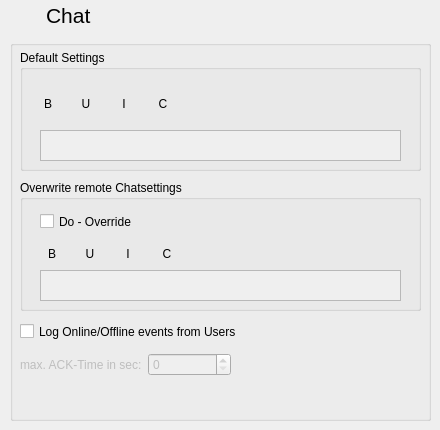
      <widget class="QWidget" name="chat_Page">
       <widget class="QWidget" name="layoutWidget_4">
        <property name="geometry">
         <rect>
          <x>10</x>
          <y>0</y>
          <width>81</width>
          <height>31</height>
         </rect>
        </property>
        <layout class="QGridLayout" name="gridLayout_8">
         <item row="0" column="0">
          <widget class="QLabel" name="label_33">
           <property name="text">
            <string/>
           </property>
           <property name="pixmap">
            <pixmap resource="resourcen.qrc">:/icons/mail_unread_new.png</pixmap>
           </property>
          </widget>
         </item>
         <item row="0" column="1">
          <widget class="QLabel" name="label_34">
           <property name="text">
            <string>&lt;!DOCTYPE HTML PUBLIC &quot;-//W3C//DTD HTML 4.0//EN&quot; &quot;http://www.w3.org/TR/REC-html40/strict.dtd&quot;&gt;
&lt;html&gt;&lt;head&gt;&lt;meta name=&quot;qrichtext&quot; content=&quot;1&quot; /&gt;&lt;style type=&quot;text/css&quot;&gt;
p, li { white-space: pre-wrap; }
&lt;/style&gt;&lt;/head&gt;&lt;body style=&quot; font-family:'Sans Serif'; font-size:9pt; font-weight:400; font-style:normal;&quot;&gt;
&lt;p style=&quot; margin-top:12px; margin-bottom:12px; margin-left:0px; margin-right:0px; -qt-block-indent:0; text-indent:0px; font-family:'MS Shell Dlg 2'; font-size:8pt;&quot;&gt;&lt;span style=&quot; font-size:16pt;&quot;&gt;Chat&lt;/span&gt;&lt;/p&gt;&lt;/body&gt;&lt;/html&gt;</string>
           </property>
          </widget>
         </item>
        </layout>
       </widget>
       <widget class="QGroupBox" name="groupBox_18">
        <property name="geometry">
         <rect>
          <x>10</x>
          <y>40</y>
          <width>421</width>
          <height>381</height>
         </rect>
        </property>
        <property name="title">
         <string/>
        </property>
        <widget class="QGroupBox" name="groupBox_24">
         <property name="geometry">
          <rect>
           <x>10</x>
           <y>10</y>
           <width>401</width>
           <height>121</height>
          </rect>
         </property>
         <property name="title">
          <string>Default Settings</string>
         </property>
         <widget class="QTextEdit" name="txtShowCurrentChatStyle">
          <property name="enabled">
           <bool>false</bool>
          </property>
          <property name="geometry">
           <rect>
            <x>20</x>
            <y>80</y>
            <width>361</width>
            <height>31</height>
           </rect>
          </property>
          <property name="focusPolicy">
           <enum>Qt::NoFocus</enum>
          </property>
          <property name="contextMenuPolicy">
           <enum>Qt::NoContextMenu</enum>
          </property>
          <property name="acceptDrops">
           <bool>false</bool>
          </property>
         </widget>
         <widget class="QToolButton" name="cmdUnderChat">
          <property name="enabled">
           <bool>true</bool>
          </property>
          <property name="geometry">
           <rect>
            <x>50</x>
            <y>40</y>
            <width>32</width>
            <height>28</height>
           </rect>
          </property>
          <property name="minimumSize">
           <size>
            <width>28</width>
            <height>28</height>
           </size>
          </property>
          <property name="toolTip">
           <string>Underline</string>
          </property>
          <property name="text">
           <string>U</string>
          </property>
          <property name="icon">
           <iconset resource="resourcen.qrc">
            <normaloff>:/icons/textunder.png</normaloff>:/icons/textunder.png</iconset>
          </property>
          <property name="iconSize">
           <size>
            <width>22</width>
            <height>22</height>
           </size>
          </property>
          <property name="checkable">
           <bool>true</bool>
          </property>
          <property name="autoRaise">
           <bool>true</bool>
          </property>
         </widget>
         <widget class="QToolButton" name="cmdItalicChat">
          <property name="enabled">
           <bool>true</bool>
          </property>
          <property name="geometry">
           <rect>
            <x>88</x>
            <y>40</y>
            <width>32</width>
            <height>28</height>
           </rect>
          </property>
          <property name="minimumSize">
           <size>
            <width>28</width>
            <height>28</height>
           </size>
          </property>
          <property name="toolTip">
           <string>Italic</string>
          </property>
          <property name="text">
           <string>I</string>
          </property>
          <property name="icon">
           <iconset resource="resourcen.qrc">
            <normaloff>:/icons/textitalic.png</normaloff>:/icons/textitalic.png</iconset>
          </property>
          <property name="iconSize">
           <size>
            <width>22</width>
            <height>22</height>
           </size>
          </property>
          <property name="checkable">
           <bool>true</bool>
          </property>
          <property name="autoRaise">
           <bool>true</bool>
          </property>
         </widget>
         <widget class="QToolButton" name="cmdBoldChat">
          <property name="enabled">
           <bool>true</bool>
          </property>
          <property name="geometry">
           <rect>
            <x>12</x>
            <y>40</y>
            <width>32</width>
            <height>28</height>
           </rect>
          </property>
          <property name="minimumSize">
           <size>
            <width>28</width>
            <height>28</height>
           </size>
          </property>
          <property name="toolTip">
           <string>Bold</string>
          </property>
          <property name="text">
           <string>B</string>
          </property>
          <property name="icon">
           <iconset resource="resourcen.qrc">
            <normaloff>:/icons/textbold.png</normaloff>:/icons/textbold.png</iconset>
          </property>
          <property name="iconSize">
           <size>
            <width>22</width>
            <height>22</height>
           </size>
          </property>
          <property name="checkable">
           <bool>true</bool>
          </property>
          <property name="autoRaise">
           <bool>true</bool>
          </property>
         </widget>
         <widget class="QToolButton" name="cmdFontChat">
          <property name="enabled">
           <bool>true</bool>
          </property>
          <property name="geometry">
           <rect>
            <x>166</x>
            <y>40</y>
            <width>28</width>
            <height>28</height>
           </rect>
          </property>
          <property name="minimumSize">
           <size>
            <width>28</width>
            <height>28</height>
           </size>
          </property>
          <property name="maximumSize">
           <size>
            <width>28</width>
            <height>28</height>
           </size>
          </property>
          <property name="toolTip">
           <string>Font</string>
          </property>
          <property name="text">
           <string/>
          </property>
          <property name="icon">
           <iconset resource="resourcen.qrc">
            <normaloff>:/icons/application-x-font-afm.png</normaloff>:/icons/application-x-font-afm.png</iconset>
          </property>
          <property name="iconSize">
           <size>
            <width>22</width>
            <height>22</height>
           </size>
          </property>
          <property name="autoRaise">
           <bool>true</bool>
          </property>
         </widget>
         <widget class="QToolButton" name="cmdColorChat">
          <property name="enabled">
           <bool>true</bool>
          </property>
          <property name="geometry">
           <rect>
            <x>126</x>
            <y>40</y>
            <width>34</width>
            <height>28</height>
           </rect>
          </property>
          <property name="minimumSize">
           <size>
            <width>28</width>
            <height>28</height>
           </size>
          </property>
          <property name="toolTip">
           <string>Color</string>
          </property>
          <property name="text">
           <string>C</string>
          </property>
          <property name="icon">
           <iconset resource="resourcen.qrc">
            <normaloff>:/icons/format-text-color.png</normaloff>:/icons/format-text-color.png</iconset>
          </property>
          <property name="iconSize">
           <size>
            <width>24</width>
            <height>24</height>
           </size>
          </property>
          <property name="autoRaise">
           <bool>true</bool>
          </property>
         </widget>
        </widget>
        <widget class="QGroupBox" name="groupBox_25">
         <property name="geometry">
          <rect>
           <x>10</x>
           <y>140</y>
           <width>401</width>
           <height>131</height>
          </rect>
         </property>
         <property name="title">
          <string>Overwrite remote Chatsettings</string>
         </property>
         <widget class="QCheckBox" name="chatOverrideBox">
          <property name="geometry">
           <rect>
            <x>20</x>
            <y>30</y>
            <width>108</width>
            <height>23</height>
           </rect>
          </property>
          <property name="text">
           <string>Do - Override</string>
          </property>
         </widget>
         <widget class="QToolButton" name="cmdOverwriteUnderChat">
          <property name="enabled">
           <bool>true</bool>
          </property>
          <property name="geometry">
           <rect>
            <x>54</x>
            <y>60</y>
            <width>32</width>
            <height>28</height>
           </rect>
          </property>
          <property name="minimumSize">
           <size>
            <width>28</width>
            <height>28</height>
           </size>
          </property>
          <property name="toolTip">
           <string>Underline</string>
          </property>
          <property name="text">
           <string>U</string>
          </property>
          <property name="icon">
           <iconset resource="resourcen.qrc">
            <normaloff>:/icons/textunder.png</normaloff>:/icons/textunder.png</iconset>
          </property>
          <property name="iconSize">
           <size>
            <width>22</width>
            <height>22</height>
           </size>
          </property>
          <property name="checkable">
           <bool>true</bool>
          </property>
          <property name="autoRaise">
           <bool>true</bool>
          </property>
         </widget>
         <widget class="QToolButton" name="cmdOverwriteItalicChat">
          <property name="enabled">
           <bool>true</bool>
          </property>
          <property name="geometry">
           <rect>
            <x>92</x>
            <y>60</y>
            <width>32</width>
            <height>28</height>
           </rect>
          </property>
          <property name="minimumSize">
           <size>
            <width>28</width>
            <height>28</height>
           </size>
          </property>
          <property name="toolTip">
           <string>Italic</string>
          </property>
          <property name="text">
           <string>I</string>
          </property>
          <property name="icon">
           <iconset resource="resourcen.qrc">
            <normaloff>:/icons/textitalic.png</normaloff>:/icons/textitalic.png</iconset>
          </property>
          <property name="iconSize">
           <size>
            <width>22</width>
            <height>22</height>
           </size>
          </property>
          <property name="checkable">
           <bool>true</bool>
          </property>
          <property name="autoRaise">
           <bool>true</bool>
          </property>
         </widget>
         <widget class="QToolButton" name="cmdOverwriteBoldChat">
          <property name="enabled">
           <bool>true</bool>
          </property>
          <property name="geometry">
           <rect>
            <x>16</x>
            <y>60</y>
            <width>32</width>
            <height>28</height>
           </rect>
          </property>
          <property name="minimumSize">
           <size>
            <width>28</width>
            <height>28</height>
           </size>
          </property>
          <property name="toolTip">
           <string>Bold</string>
          </property>
          <property name="text">
           <string>B</string>
          </property>
          <property name="icon">
           <iconset resource="resourcen.qrc">
            <normaloff>:/icons/textbold.png</normaloff>:/icons/textbold.png</iconset>
          </property>
          <property name="iconSize">
           <size>
            <width>22</width>
            <height>22</height>
           </size>
          </property>
          <property name="checkable">
           <bool>true</bool>
          </property>
          <property name="autoRaise">
           <bool>true</bool>
          </property>
         </widget>
         <widget class="QTextEdit" name="txtShowCurrentChatStyleOverride">
          <property name="enabled">
           <bool>false</bool>
          </property>
          <property name="geometry">
           <rect>
            <x>20</x>
            <y>90</y>
            <width>361</width>
            <height>31</height>
           </rect>
          </property>
          <property name="focusPolicy">
           <enum>Qt::NoFocus</enum>
          </property>
          <property name="contextMenuPolicy">
           <enum>Qt::NoContextMenu</enum>
          </property>
          <property name="acceptDrops">
           <bool>false</bool>
          </property>
          <property name="autoFormatting">
           <set>QTextEdit::AutoNone</set>
          </property>
         </widget>
         <widget class="QToolButton" name="cmdOverwriteFontChat">
          <property name="enabled">
           <bool>true</bool>
          </property>
          <property name="geometry">
           <rect>
            <x>170</x>
            <y>60</y>
            <width>28</width>
            <height>28</height>
           </rect>
          </property>
          <property name="minimumSize">
           <size>
            <width>28</width>
            <height>28</height>
           </size>
          </property>
          <property name="maximumSize">
           <size>
            <width>28</width>
            <height>28</height>
           </size>
          </property>
          <property name="toolTip">
           <string>Font</string>
          </property>
          <property name="text">
           <string/>
          </property>
          <property name="icon">
           <iconset resource="resourcen.qrc">
            <normaloff>:/icons/application-x-font-afm.png</normaloff>:/icons/application-x-font-afm.png</iconset>
          </property>
          <property name="iconSize">
           <size>
            <width>22</width>
            <height>22</height>
           </size>
          </property>
          <property name="autoRaise">
           <bool>true</bool>
          </property>
         </widget>
         <widget class="QToolButton" name="cmdOverwriteColorChat">
          <property name="enabled">
           <bool>true</bool>
          </property>
          <property name="geometry">
           <rect>
            <x>130</x>
            <y>60</y>
            <width>34</width>
            <height>28</height>
           </rect>
          </property>
          <property name="minimumSize">
           <size>
            <width>28</width>
            <height>28</height>
           </size>
          </property>
          <property name="toolTip">
           <string>Color</string>
          </property>
          <property name="text">
           <string>C</string>
          </property>
          <property name="icon">
           <iconset resource="resourcen.qrc">
            <normaloff>:/icons/format-text-color.png</normaloff>:/icons/format-text-color.png</iconset>
          </property>
          <property name="iconSize">
           <size>
            <width>24</width>
            <height>24</height>
           </size>
          </property>
          <property name="autoRaise">
           <bool>true</bool>
          </property>
         </widget>
        </widget>
        <widget class="QCheckBox" name="LogOnlineStatusBox">
         <property name="geometry">
          <rect>
           <x>10</x>
           <y>280</y>
           <width>253</width>
           <height>23</height>
          </rect>
         </property>
         <property name="text">
          <string>Log Online/Offline events from Users</string>
         </property>
        </widget>
        <widget class="QWidget" name="layoutWidget">
         <property name="geometry">
          <rect>
           <x>10</x>
           <y>310</y>
           <width>211</width>
           <height>29</height>
          </rect>
         </property>
         <layout class="QHBoxLayout" name="horizontalLayout_8">
          <item>
           <widget class="QLabel" name="label_2">
            <property name="enabled">
             <bool>false</bool>
            </property>
            <property name="text">
             <string>max. ACK-Time in sec:</string>
            </property>
           </widget>
          </item>
          <item>
           <widget class="QSpinBox" name="spinBox_maxACK">
            <property name="enabled">
             <bool>false</bool>
            </property>
           </widget>
          </item>
         </layout>
        </widget>
       </widget>
      </widget>
